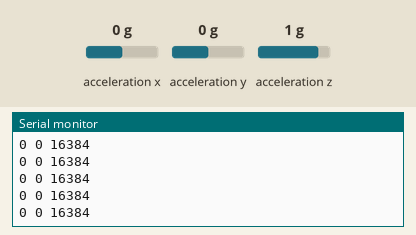
Bench run of a sketch on a simulated Arduino Uno, built with avr-gcc and run on an emulated ATmega328P. On the bench: the last lines printed to the serial monitor. Wiring (inferred from the names in the program): MPU-6050 motion sensor at I2C address 0x68. Inputs (shaded band) come from the test bench; at power-on: acceleration x 0 g, acceleration y 0 g, acceleration z 1 g.

Above: at 1.2 s.
1.3 s: acceleration x set to 1.4 g
At 2.3 s:
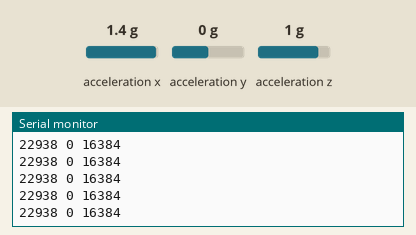
4.3 s: acceleration y set to 0.8 g
At 5.3 s:
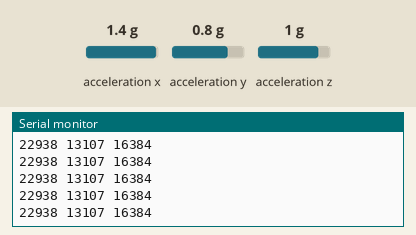
7.3 s: acceleration z set to -1.4 g
At 8.2 s:
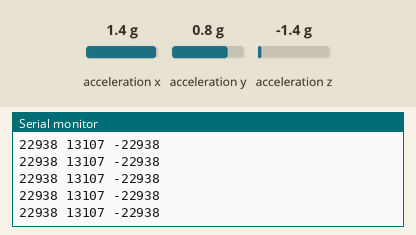
Timing chart, 0 to 10.3 s (numbered marks = the images above; inputs shaded):
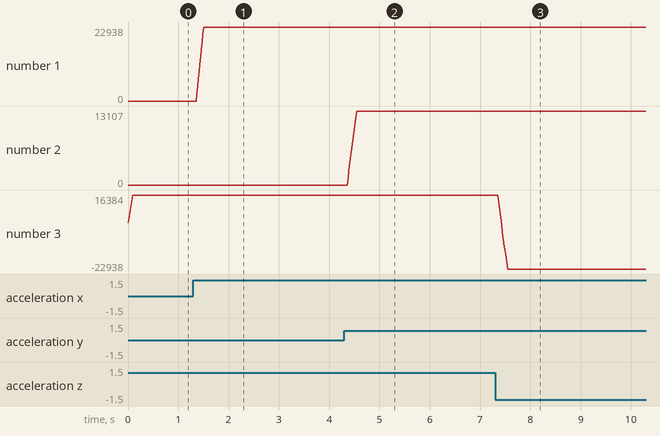

Measured:
- after the input at 1.3 s, the serial monitor: prints a new line after 0.07 s (image 1)
- after the input at 4.3 s, the serial monitor: prints a new line after 0.08 s (image 2)
- after the input at 7.3 s, the serial monitor: prints a new line after 0.07 s (image 3)
- plotted number 1: 0 → 22938 after the input at 1.3 s
- plotted number 2: 0 → 13107 after the input at 4.3 s
- plotted number 3: 16384 → -2 after the input at 7.3 s

The sketch:

music_glove_2.ino
```cpp
// MPU-6050 Short Example Sketch
// By Arduino User JohnChi
// August 17, 2014
// Public Domain
#include <Wire.h>
const int numReadings = 10;
const int MPU_addr = 0x68;                                    // I2C address of the MPU-6050
int32_t AcX[numReadings], AcY[numReadings], AcZ[numReadings];
int32_t AcXtotal, AcYtotal, AcZtotal;
int32_t AcXav, AcYav, AcZav;
int readIndex = 0; // the index of the current reading

void setup()
{
  Wire.begin();
  Wire.beginTransmission(MPU_addr);
  Wire.write(0x6B); // PWR_MGMT_1 register
  Wire.write(0);    // set to zero (wakes up the MPU-6050)
  Wire.endTransmission(true);
  Serial.begin(9600);

  // Set all reading array values to 0
  for (int thisReading = 0; thisReading < numReadings; thisReading++)
  {
    AcX[thisReading] = 0;
    AcY[thisReading] = 0;
    AcZ[thisReading] = 0;
  }
}
void loop()
{
  // Subtract last reading
  AcXtotal = AcXtotal - AcX[readIndex];
  AcYtotal = AcYtotal - AcY[readIndex];
  AcZtotal = AcZtotal - AcZ[readIndex];

  // Read values
  Wire.beginTransmission(MPU_addr);
  Wire.write(0x3B); // starting with register 0x3B (ACCEL_XOUT_H)
  Wire.endTransmission(false);
  Wire.requestFrom(MPU_addr, 6, true);             // request a total of 14 registers
  AcX[readIndex] = Wire.read() << 8 | Wire.read(); // 0x3B (ACCEL_XOUT_H) & 0x3C (ACCEL_XOUT_L)
  AcY[readIndex] = Wire.read() << 8 | Wire.read(); // 0x3D (ACCEL_YOUT_H) & 0x3E (ACCEL_YOUT_L)
  AcZ[readIndex] = Wire.read() << 8 | Wire.read(); // 0x3F (ACCEL_ZOUT_H) & 0x40 (ACCEL_ZOUT_L)

  // AcX[readIndex] = AcX[readIndex] + 5000;
  // AcY[readIndex] = AcY[readIndex] + 5000;
  // AcZ[readIndex] = AcZ[readIndex] + 5000;
  // Add reading to total
  AcXtotal = AcXtotal + AcX[readIndex];
  AcYtotal = AcYtotal + AcY[readIndex];
  AcZtotal = AcZtotal + AcZ[readIndex];

  // Increment readIndex
  readIndex = readIndex + 1;

  // if we're at the end of the array...
  if (readIndex >= numReadings)
  {
    // ...wrap around to the beginning:
    readIndex = 0;
  }

  // Calculate averages
  AcXav = AcXtotal / numReadings;
  AcYav = AcYtotal / numReadings;
  AcZav = AcZtotal / numReadings;

  // AcXav = map(AcXav, 0, 32767, 0, 127);
  // AcYav = map(AcYav, 0, 32767, 0, 127);
  // AcZav = map(AcZav, 0, 32767, 0, 127);
  Serial.print(AcXav);
  Serial.print(" ");
  Serial.print(AcYav);
  Serial.print(" ");
  Serial.println(AcZav);

  delay(1);
}
```
